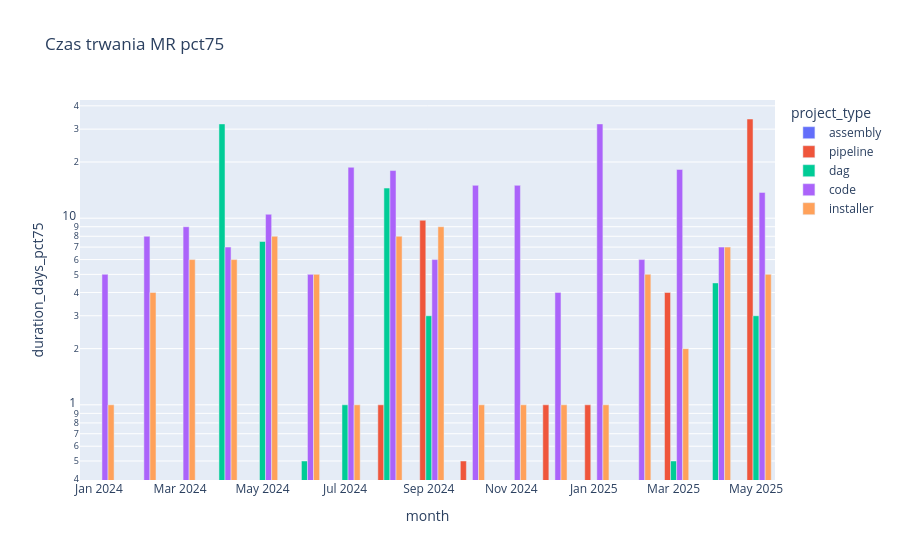

Notebook cell for this chart:
### Code cell
px.bar(mrs_duration.toPandas(),x='month',y='duration_days_pct75',color='project_type',title='Czas trwania MR pct75',log_y=True,barmode='group')

### Figure 1 — Plotly figure (JSON) as saved in the notebook; plotly's stock layout.template omitted (floating-point values rounded to 4 significant figures)
{"data": [{"alignmentgroup": "True", "hovertemplate": "project_type=assembly<br>month=%{x}<br>duration_days_pct75=%{y}<extra></extra>", "legendgroup": "assembly", "marker": {"color": "#636efa", "pattern": {"shape": ""}}, "name": "assembly", "offsetgroup": "assembly", "orientation": "v", "showlegend": true, "textposition": "auto", "type": "bar", "x": ["2024-06-01T00:00:00.000000000", "2024-02-01T00:00:00.000000000", "2024-04-01T00:00:00.000000000", "2025-02-01T00:00:00.000000000", "2025-01-01T00:00:00.000000000", "2024-10-01T00:00:00.000000000", "2024-12-01T00:00:00.000000000", "2024-08-01T00:00:00.000000000", "2025-05-01T00:00:00.000000000", "2024-03-01T00:00:00.000000000", "2025-04-01T00:00:00.000000000", "2025-03-01T00:00:00.000000000", "2024-11-01T00:00:00.000000000", "2024-07-01T00:00:00.000000000", "2024-01-01T00:00:00.000000000", "2024-09-01T00:00:00.000000000", "2024-05-01T00:00:00.000000000"], "xaxis": "x", "y": [0.0, 0.0, 0.0, 0.0, 0.0, 0.0, 0.0, 0.0, 0.0, 0.0, 0.0, 0.0, 0.0, 0.0, 0.0, 0.0, 0.0], "yaxis": "y"}, {"alignmentgroup": "True", "hovertemplate": "project_type=pipeline<br>month=%{x}<br>duration_days_pct75=%{y}<extra></extra>", "legendgroup": "pipeline", "marker": {"color": "#EF553B", "pattern": {"shape": ""}}, "name": "pipeline", "offsetgroup": "pipeline", "orientation": "v", "showlegend": true, "textposition": "auto", "type": "bar", "x": ["2024-12-01T00:00:00.000000000", "2024-08-01T00:00:00.000000000", "2024-11-01T00:00:00.000000000", "2024-09-01T00:00:00.000000000", "2024-06-01T00:00:00.000000000", "2025-02-01T00:00:00.000000000", "2024-10-01T00:00:00.000000000", "2025-05-01T00:00:00.000000000", "2025-03-01T00:00:00.000000000", "2024-07-01T00:00:00.000000000", "2025-01-01T00:00:00.000000000"], "xaxis": "x", "y": [1.0, 1.0, 0.0, 9.75, 0.0, 0.0, 0.5, 34.0, 4.0, 0.0, 1.0], "yaxis": "y"}, {"alignmentgroup": "True", "hovertemplate": "project_type=dag<br>month=%{x}<br>duration_days_pct75=%{y}<extra></extra>", "legendgroup": "dag", "marker": {"color": "#00cc96", "pattern": {"shape": ""}}, "name": "dag", "offsetgroup": "dag", "orientation": "v", "showlegend": true, "textposition": "auto", "type": "bar", "x": ["2025-05-01T00:00:00.000000000", "2024-02-01T00:00:00.000000000", "2024-06-01T00:00:00.000000000", "2024-11-01T00:00:00.000000000", "2024-12-01T00:00:00.000000000", "2024-07-01T00:00:00.000000000", "2024-04-01T00:00:00.000000000", "2024-01-01T00:00:00.000000000", "2025-04-01T00:00:00.000000000", "2025-03-01T00:00:00.000000000", "2024-09-01T00:00:00.000000000", "2024-08-01T00:00:00.000000000", "2024-10-01T00:00:00.000000000", "2024-05-01T00:00:00.000000000"], "xaxis": "x", "y": [3.0, 0.0, 0.5, 0.0, 0.0, 1.0, 32.0, 0.0, 4.5, 0.5, 3.0, 14.5, 0.0, 7.5], "yaxis": "y"}, {"alignmentgroup": "True", "hovertemplate": "project_type=code<br>month=%{x}<br>duration_days_pct75=%{y}<extra></extra>", "legendgroup": "code", "marker": {"color": "#ab63fa", "pattern": {"shape": ""}}, "name": "code", "offsetgroup": "code", "orientation": "v", "showlegend": true, "textposition": "auto", "type": "bar", "x": ["2024-07-01T00:00:00.000000000", "2024-03-01T00:00:00.000000000", "2024-09-01T00:00:00.000000000", "2025-05-01T00:00:00.000000000", "2024-11-01T00:00:00.000000000", "2024-08-01T00:00:00.000000000", "2024-05-01T00:00:00.000000000", "2025-01-01T00:00:00.000000000", "2024-02-01T00:00:00.000000000", "2024-06-01T00:00:00.000000000", "2024-12-01T00:00:00.000000000", "2024-04-01T00:00:00.000000000", "2024-01-01T00:00:00.000000000", "2025-02-01T00:00:00.000000000", "2025-03-01T00:00:00.000000000", "2024-10-01T00:00:00.000000000", "2025-04-01T00:00:00.000000000"], "xaxis": "x", "y": [18.75, 9.0, 6.0, 13.75, 15.0, 18.0, 10.5, 32.0, 8.0, 5.0, 4.0, 7.0, 5.0, 6.0, 18.25, 15.0, 7.0], "yaxis": "y"}, {"alignmentgroup": "True", "hovertemplate": "project_type=installer<br>month=%{x}<br>duration_days_pct75=%{y}<extra></extra>", "legendgroup": "installer", "marker": {"color": "#FFA15A", "pattern": {"shape": ""}}, "name": "installer", "offsetgroup": "installer", "orientation": "v", "showlegend": true, "textposition": "auto", "type": "bar", "x": ["2024-11-01T00:00:00.000000000", "2025-05-01T00:00:00.000000000", "2024-10-01T00:00:00.000000000", "2024-07-01T00:00:00.000000000", "2024-05-01T00:00:00.000000000", "2024-02-01T00:00:00.000000000", "2024-04-01T00:00:00.000000000", "2024-03-01T00:00:00.000000000", "2024-09-01T00:00:00.000000000", "2024-06-01T00:00:00.000000000", "2024-01-01T00:00:00.000000000", "2025-02-01T00:00:00.000000000", "2024-08-01T00:00:00.000000000", "2025-04-01T00:00:00.000000000", "2025-03-01T00:00:00.000000000", "2024-12-01T00:00:00.000000000", "2025-01-01T00:00:00.000000000"], "xaxis": "x", "y": [1.0, 5.0, 1.0, 1.0, 8.0, 4.0, 6.0, 6.0, 9.0, 5.0, 1.0, 5.0, 8.0, 7.0, 2.0, 1.0, 1.0], "yaxis": "y"}], "layout": {"barmode": "group", "legend": {"title": {"text": "project_type"}, "tracegroupgap": 0}, "title": {"text": "Czas trwania MR pct75"}, "xaxis": {"anchor": "y", "domain": [0, 1], "title": {"text": "month"}}, "yaxis": {"anchor": "x", "domain": [0, 1], "title": {"text": "duration_days_pct75"}, "type": "log"}}}
